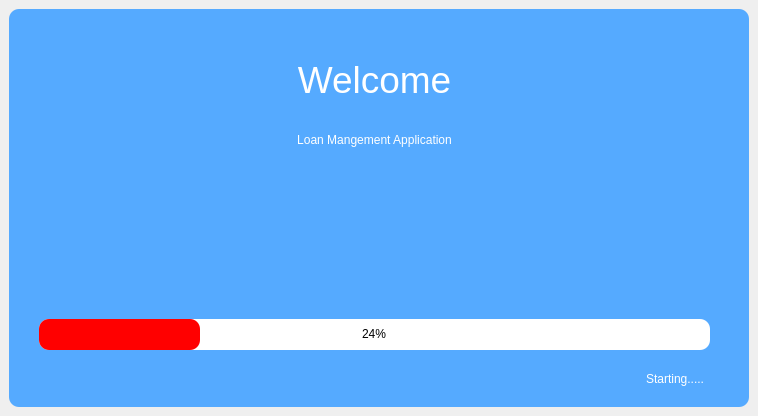
<?xml version="1.0" encoding="UTF-8"?>
<ui version="4.0">
 <class>Slapsh</class>
 <widget class="QMainWindow" name="Slapsh">
  <property name="geometry">
   <rect>
    <x>0</x>
    <y>0</y>
    <width>758</width>
    <height>416</height>
   </rect>
  </property>
  <property name="windowTitle">
   <string>Loan</string>
  </property>
  <property name="styleSheet">
   <string notr="true">border-radius:14px;</string>
  </property>
  <widget class="QWidget" name="centralwidget">
   <layout class="QVBoxLayout" name="verticalLayout">
    <item>
     <widget class="QFrame" name="frame">
      <property name="styleSheet">
       <string notr="true">background-color: rgb(85, 170, 255);
color: rgb(255, 255, 255);
border-radius:10px;</string>
      </property>
      <property name="frameShape">
       <enum>QFrame::StyledPanel</enum>
      </property>
      <property name="frameShadow">
       <enum>QFrame::Raised</enum>
      </property>
      <widget class="QLabel" name="label">
       <property name="geometry">
        <rect>
         <x>10</x>
         <y>30</y>
         <width>711</width>
         <height>81</height>
        </rect>
       </property>
       <property name="font">
        <font>
         <pointsize>28</pointsize>
        </font>
       </property>
       <property name="styleSheet">
        <string notr="true">color: rgb(255, 255, 255);</string>
       </property>
       <property name="text">
        <string>Welcome</string>
       </property>
       <property name="alignment">
        <set>Qt::AlignCenter</set>
       </property>
      </widget>
      <widget class="QProgressBar" name="progressBar">
       <property name="geometry">
        <rect>
         <x>30</x>
         <y>310</y>
         <width>671</width>
         <height>31</height>
        </rect>
       </property>
       <property name="styleSheet">
        <string notr="true">QProgressBar
{
border: solid grey;
border-radius: 10px;
color: black;
   background-color: rgb(255, 255, 255);
}
QProgressBar::chunk 
{
background-color: #ff0000;
border-radius :10px;
}   </string>
       </property>
       <property name="value">
        <number>24</number>
       </property>
       <property name="alignment">
        <set>Qt::AlignCenter</set>
       </property>
      </widget>
      <widget class="QLabel" name="label_3">
       <property name="geometry">
        <rect>
         <x>34</x>
         <y>360</y>
         <width>661</width>
         <height>20</height>
        </rect>
       </property>
       <property name="text">
        <string>Starting.....</string>
       </property>
       <property name="alignment">
        <set>Qt::AlignRight|Qt::AlignTrailing|Qt::AlignVCenter</set>
       </property>
      </widget>
      <widget class="QLabel" name="label_2">
       <property name="geometry">
        <rect>
         <x>10</x>
         <y>110</y>
         <width>711</width>
         <height>41</height>
        </rect>
       </property>
       <property name="text">
        <string>Loan Mangement Application</string>
       </property>
       <property name="alignment">
        <set>Qt::AlignCenter</set>
       </property>
      </widget>
     </widget>
    </item>
   </layout>
  </widget>
 </widget>
 <resources/>
 <connections/>
</ui>
